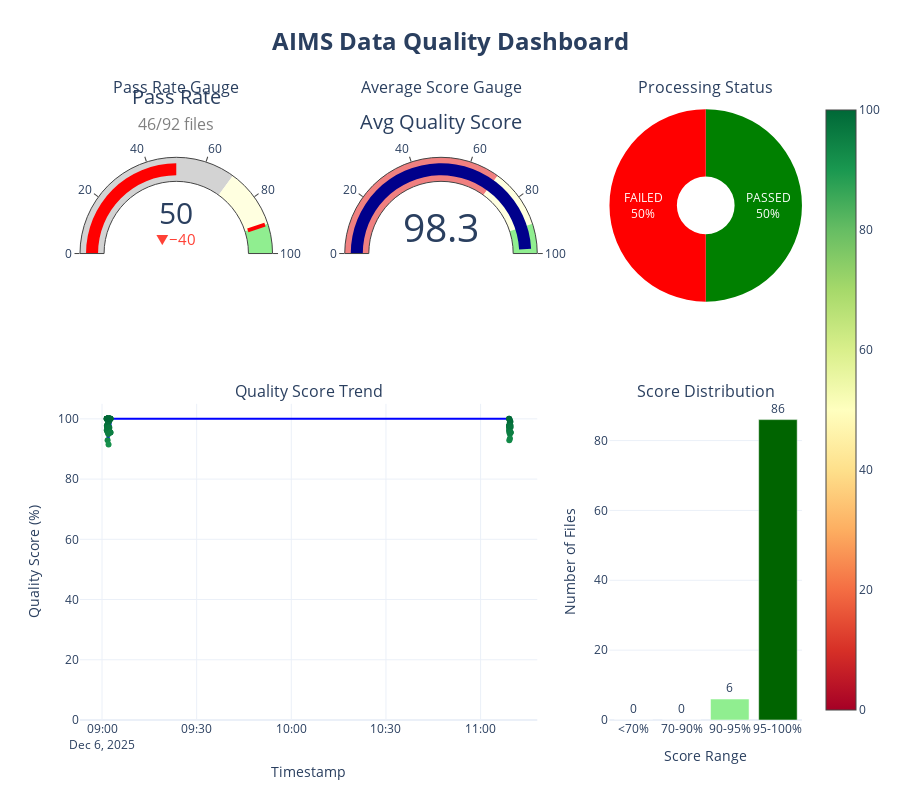

This figure's notebook cell:
### Code cell
# Step 11: Interactive Dashboard with Plotly
print("\n" + "="*60)
print("📊 INTERACTIVE DASHBOARD")
print("="*60)

import plotly.graph_objects as go
from plotly.subplots import make_subplots
import plotly.express as px

if 'df_logs' in locals() and not df_logs.empty:
    
    # === 1. KPI Cards with Gauges ===
    total_runs = len(df_logs)
    passed_runs = len(df_logs[df_logs['status'] == 'PASSED'])
    failed_runs = len(df_logs[df_logs['status'] == 'FAILED'])
    avg_score = df_logs['score'].mean()
    pass_rate = (passed_runs / total_runs * 100) if total_runs > 0 else 0
    
    # Create figure with subplots
    fig = make_subplots(
        rows=2, cols=3,
        subplot_titles=('Pass Rate Gauge', 'Average Score Gauge', 'Processing Status',
                       'Quality Score Trend', 'Score Distribution', 'Failure Breakdown'),
        specs=[[{'type': 'indicator'}, {'type': 'indicator'}, {'type': 'pie'}],
               [{'type': 'scatter', 'colspan': 2}, None, {'type': 'bar'}]],
        row_heights=[0.4, 0.6],
        vertical_spacing=0.15,
        horizontal_spacing=0.1
    )
    
    # Gauge 1: Pass Rate
    fig.add_trace(go.Indicator(
        mode="gauge+number+delta",
        value=pass_rate,
        title={'text': f"Pass Rate<br><span style='font-size:0.8em;color:gray'>{passed_runs}/{total_runs} files</span>"},
        delta={'reference': 90, 'increasing': {'color': "green"}},
        gauge={
            'axis': {'range': [None, 100], 'tickwidth': 1},
            'bar': {'color': "darkgreen" if pass_rate >= 90 else "orange" if pass_rate >= 70 else "red"},
            'steps': [
                {'range': [0, 70], 'color': "lightgray"},
                {'range': [70, 90], 'color': "lightyellow"},
                {'range': [90, 100], 'color': "lightgreen"}],
            'threshold': {
                'line': {'color': "red", 'width': 4},
                'thickness': 0.75,
                'value': 90}}
    ), row=1, col=1)
    
    # Gauge 2: Average Quality Score
    fig.add_trace(go.Indicator(
        mode="gauge+number",
        value=avg_score,
        title={'text': "Avg Quality Score"},
        gauge={
            'axis': {'range': [0, 100]},
            'bar': {'color': "darkblue"},
            'steps': [
                {'range': [0, 70], 'color': "lightcoral"},
                {'range': [70, 90], 'color': "lightyellow"},
                {'range': [90, 100], 'color': "lightgreen"}],
        }
    ), row=1, col=2)
    
    # Pie Chart: Status Distribution
    status_counts = df_logs['status'].value_counts()
    colors_map = {'PASSED': 'green', 'FAILED': 'red', 'ERROR': 'orange'}
    fig.add_trace(go.Pie(
        labels=status_counts.index,
        values=status_counts.values,
        marker=dict(colors=[colors_map.get(s, 'gray') for s in status_counts.index]),
        hole=0.3,
        textinfo='label+percent',
        textposition='inside'
    ), row=1, col=3)
    
    # Line Chart: Quality Score Trend Over Time
    df_sorted = df_logs.sort_values('timestamp')
    fig.add_trace(go.Scatter(
        x=df_sorted['timestamp'],
        y=df_sorted['score'],
        mode='lines+markers',
        name='Quality Score',
        line=dict(color='blue', width=2),
        marker=dict(size=6, color=df_sorted['score'], 
                   colorscale='RdYlGn', showscale=True,
                   cmin=0, cmax=100),
        hovertemplate='<b>%{x}</b><br>Score: %{y:.1f}%<extra></extra>'
    ), row=2, col=1)
    
    # Bar Chart: Score Distribution
    score_bins = pd.cut(df_logs['score'], bins=[0, 70, 90, 95, 100], 
                        labels=['<70%', '70-90%', '90-95%', '95-100%'])
    score_dist = score_bins.value_counts().sort_index()
    
    bar_colors = ['red', 'orange', 'lightgreen', 'darkgreen']
    fig.add_trace(go.Bar(
        x=score_dist.index,
        y=score_dist.values,
        marker_color=bar_colors,
        text=score_dist.values,
        textposition='outside',
        hovertemplate='<b>%{x}</b><br>Files: %{y}<extra></extra>'
    ), row=2, col=3)
    
    # Update layout
    fig.update_layout(
        title_text="<b>AIMS Data Quality Dashboard</b>",
        title_font_size=24,
        title_x=0.5,
        showlegend=False,
        height=800,
        template='plotly_white'
    )
    
    fig.update_xaxes(title_text="Timestamp", row=2, col=1)
    fig.update_yaxes(title_text="Quality Score (%)", row=2, col=1, range=[0, 105])
    fig.update_xaxes(title_text="Score Range", row=2, col=3)
    fig.update_yaxes(title_text="Number of Files", row=2, col=3)
    
    fig.show()
    
else:
    print("\n⚠️  No data available for dashboard.")

### Figure 1 — Plotly figure (JSON) as saved in the notebook; plotly's stock layout.template omitted (floating-point values rounded to 4 significant figures)
{"data": [{"delta": {"increasing": {"color": "green"}, "reference": 90}, "domain": {"x": [0, 0.2667], "y": [0.66, 1]}, "gauge": {"axis": {"range": [null, 100], "tickwidth": 1}, "bar": {"color": "red"}, "steps": [{"color": "lightgray", "range": [0, 70]}, {"color": "lightyellow", "range": [70, 90]}, {"color": "lightgreen", "range": [90, 100]}], "threshold": {"line": {"color": "red", "width": 4}, "thickness": 0.75, "value": 90}}, "mode": "gauge+number+delta", "title": {"text": "Pass Rate<br><span style='font-size:0.8em;color:gray'>46/92 files</span>"}, "type": "indicator", "value": 50}, {"domain": {"x": [0.3667, 0.6333], "y": [0.66, 1]}, "gauge": {"axis": {"range": [0, 100]}, "bar": {"color": "darkblue"}, "steps": [{"color": "lightcoral", "range": [0, 70]}, {"color": "lightyellow", "range": [70, 90]}, {"color": "lightgreen", "range": [90, 100]}]}, "mode": "gauge+number", "title": {"text": "Avg Quality Score"}, "type": "indicator", "value": 98.32}, {"domain": {"x": [0.7333, 1], "y": [0.66, 1]}, "hole": 0.3, "labels": ["PASSED", "FAILED"], "marker": {"colors": ["green", "red"]}, "textinfo": "label+percent", "textposition": "inside", "type": "pie", "values": [46, 46]}, {"hovertemplate": "<b>%{x}</b><br>Score: %{y:.1f}%<extra></extra>", "line": {"color": "blue", "width": 2}, "marker": {"cmax": 100, "cmin": 0, "color": [100.0, 100.0, 96.3, 100.0, 97.73, 100.0, 100.0, 96.15, 100.0, 97.62, 100.0, 97.62, 100.0, 100.0, 97.92, 100.0, 100.0, 100.0, 100.0, 100.0, 100.0, 100.0, 100.0, 100.0, 100.0, 92.86, 100.0, 100.0, 96.67, 97.22, 97.62, 95.45, 97.22, 98.72, 100.0, 98.88, 100.0, 100.0, 95.0, 95.83, 100.0, 91.49, 100.0, 97.0, 99.14, 100.0, 100.0, 95.45, 96.7, 100.0, 97.22, 100.0, 100.0, 100.0, 100.0, 100.0, 100.0, 100.0, 100.0, 100.0, 100.0, 100.0, 100.0, 100.0, 95.45, 100.0, 95.45, 100.0, 100.0, 97.73, 96.15, 100.0, 97.62, 97.92, 92.86, 96.67, 97.22, 97.62, 95.45, 97.22, 99.68, 98.88, 95.0, 95.83, 93.48, 98.98, 99.14, 95.45, 97.78, 97.22, 95.45, 95.45], "colorscale": [[0, "rgb(165,0,38)"], [0.1, "rgb(215,48,39)"], [0.2, "rgb(244,109,67)"], [0.3, "rgb(253,174,97)"], [0.4, "rgb(254,224,139)"], [0.5, "rgb(255,255,191)"], [0.6, "rgb(217,239,139)"], [0.7, "rgb(166,217,106)"], [0.8, "rgb(102,189,99)"], [0.9, "rgb(26,152,80)"], [1, "rgb(0,104,55)"]], "showscale": true, "size": 6}, "mode": "lines+markers", "name": "Quality Score", "type": "scatter", "x": ["2025-12-06T09:01:27.338462000", "2025-12-06T09:01:29.210228000", "2025-12-06T09:01:29.768851000", "2025-12-06T09:01:30.581436000", "2025-12-06T09:01:31.130507000", "2025-12-06T09:01:31.724294000", "2025-12-06T09:01:32.247302000", "2025-12-06T09:01:32.568201000", "2025-12-06T09:01:32.897525000", "2025-12-06T09:01:34.091147000", "2025-12-06T09:01:34.769390000", "2025-12-06T09:01:35.877463000", "2025-12-06T09:01:36.827861000", "2025-12-06T09:01:37.765346000", "2025-12-06T09:01:38.700588000", "2025-12-06T09:01:39.281236000", "2025-12-06T09:01:40.171934000", "2025-12-06T09:01:40.740150000", "2025-12-06T09:01:42.103184000", "2025-12-06T09:01:42.819363000", "2025-12-06T09:01:43.208988000", "2025-12-06T09:01:43.495314000", "2025-12-06T09:01:44.093281000", "2025-12-06T09:01:44.439595000", "2025-12-06T09:01:45.718628000", "2025-12-06T09:01:46.152293000", "2025-12-06T09:01:46.914744000", "2025-12-06T09:01:47.431500000", "2025-12-06T09:01:47.851850000", "2025-12-06T09:01:48.296297000", "2025-12-06T09:01:48.813705000", "2025-12-06T09:01:49.093375000", "2025-12-06T09:01:49.547505000", "2025-12-06T09:01:55.359909000", "2025-12-06T09:01:55.960394000", "2025-12-06T09:01:57.666132000", "2025-12-06T09:01:58.216046000", "2025-12-06T09:01:59.275742000", "2025-12-06T09:01:59.540392000", "2025-12-06T09:02:00.005125000", "2025-12-06T09:02:02.947556000", "2025-12-06T09:02:04.035351000", "2025-12-06T09:02:05.336899000", "2025-12-06T09:02:11.236751000", "2025-12-06T09:02:13.483850000", "2025-12-06T09:02:13.883549000", "2025-12-06T09:02:14.440783000", "2025-12-06T09:02:14.734051000", "2025-12-06T09:02:16.655522000", "2025-12-06T09:02:17.185828000", "2025-12-06T09:02:17.649095000", "2025-12-06T09:02:18.234132000", "2025-12-06T09:02:18.767079000", "2025-12-06T09:02:20.254316000", "2025-12-06T09:02:20.739421000", "2025-12-06T09:02:21.437975000", "2025-12-06T09:02:23.590779000", "2025-12-06T09:02:24.282142000", "2025-12-06T09:02:24.716630000", "2025-12-06T09:02:25.797458000", "2025-12-06T09:02:27.051196000", "2025-12-06T09:02:37.326110000", "2025-12-06T09:02:37.939900000", "2025-12-06T09:02:39.229100000", "2025-12-06T09:02:39.689224000", "2025-12-06T09:02:40.150108000", "2025-12-06T09:02:40.717089000", "2025-12-06T09:02:42.075077000", "2025-12-06T11:09:01.616150000", "2025-12-06T11:09:02.209024000", "2025-12-06T11:09:02.581648000", "2025-12-06T11:09:03.561865000", "2025-12-06T11:09:04.455824000", "2025-12-06T11:09:05.137382000", "2025-12-06T11:09:05.657393000", "2025-12-06T11:09:06.149812000", "2025-12-06T11:09:06.648575000", "2025-12-06T11:09:07.228697000", "2025-12-06T11:09:07.525439000", "2025-12-06T11:09:08.024547000", "2025-12-06T11:09:14.221417000", "2025-12-06T11:09:16.011987000", "2025-12-06T11:09:16.343275000", "2025-12-06T11:09:16.734999000", "2025-12-06T11:09:17.953234000", "2025-12-06T11:09:23.243277000", "2025-12-06T11:09:26.151885000", "2025-12-06T11:09:26.565330000", "2025-12-06T11:09:29.409101000", "2025-12-06T11:09:30.149803000", "2025-12-06T11:09:30.641975000", "2025-12-06T11:09:31.507765000"], "xaxis": "x", "y": [100.0, 100.0, 96.3, 100.0, 97.73, 100.0, 100.0, 96.15, 100.0, 97.62, 100.0, 97.62, 100.0, 100.0, 97.92, 100.0, 100.0, 100.0, 100.0, 100.0, 100.0, 100.0, 100.0, 100.0, 100.0, 92.86, 100.0, 100.0, 96.67, 97.22, 97.62, 95.45, 97.22, 98.72, 100.0, 98.88, 100.0, 100.0, 95.0, 95.83, 100.0, 91.49, 100.0, 97.0, 99.14, 100.0, 100.0, 95.45, 96.7, 100.0, 97.22, 100.0, 100.0, 100.0, 100.0, 100.0, 100.0, 100.0, 100.0, 100.0, 100.0, 100.0, 100.0, 100.0, 95.45, 100.0, 95.45, 100.0, 100.0, 97.73, 96.15, 100.0, 97.62, 97.92, 92.86, 96.67, 97.22, 97.62, 95.45, 97.22, 99.68, 98.88, 95.0, 95.83, 93.48, 98.98, 99.14, 95.45, 97.78, 97.22, 95.45, 95.45], "yaxis": "y"}, {"hovertemplate": "<b>%{x}</b><br>Files: %{y}<extra></extra>", "marker": {"color": ["red", "orange", "lightgreen", "darkgreen"]}, "text": [0.0, 0.0, 6.0, 86.0], "textposition": "outside", "type": "bar", "x": ["<70%", "70-90%", "90-95%", "95-100%"], "xaxis": "x2", "y": [0, 0, 6, 86], "yaxis": "y2"}], "layout": {"annotations": [{"font": {"size": 16}, "showarrow": false, "text": "Pass Rate Gauge", "x": 0.1333, "xanchor": "center", "xref": "paper", "y": 1, "yanchor": "bottom", "yref": "paper"}, {"font": {"size": 16}, "showarrow": false, "text": "Average Score Gauge", "x": 0.5, "xanchor": "center", "xref": "paper", "y": 1, "yanchor": "bottom", "yref": "paper"}, {"font": {"size": 16}, "showarrow": false, "text": "Processing Status", "x": 0.8667, "xanchor": "center", "xref": "paper", "y": 1, "yanchor": "bottom", "yref": "paper"}, {"font": {"size": 16}, "showarrow": false, "text": "Quality Score Trend", "x": 0.3167, "xanchor": "center", "xref": "paper", "y": 0.51, "yanchor": "bottom", "yref": "paper"}, {"font": {"size": 16}, "showarrow": false, "text": "Score Distribution", "x": 0.8667, "xanchor": "center", "xref": "paper", "y": 0.51, "yanchor": "bottom", "yref": "paper"}], "height": 800, "showlegend": false, "title": {"font": {"size": 24}, "text": "<b>AIMS Data Quality Dashboard</b>", "x": 0.5}, "xaxis": {"anchor": "y", "domain": [0, 0.6333], "title": {"text": "Timestamp"}}, "xaxis2": {"anchor": "y2", "domain": [0.7333, 1], "title": {"text": "Score Range"}}, "yaxis": {"anchor": "x", "domain": [0, 0.51], "range": [0, 105], "title": {"text": "Quality Score (%)"}}, "yaxis2": {"anchor": "x2", "domain": [0, 0.51], "title": {"text": "Number of Files"}}}}
